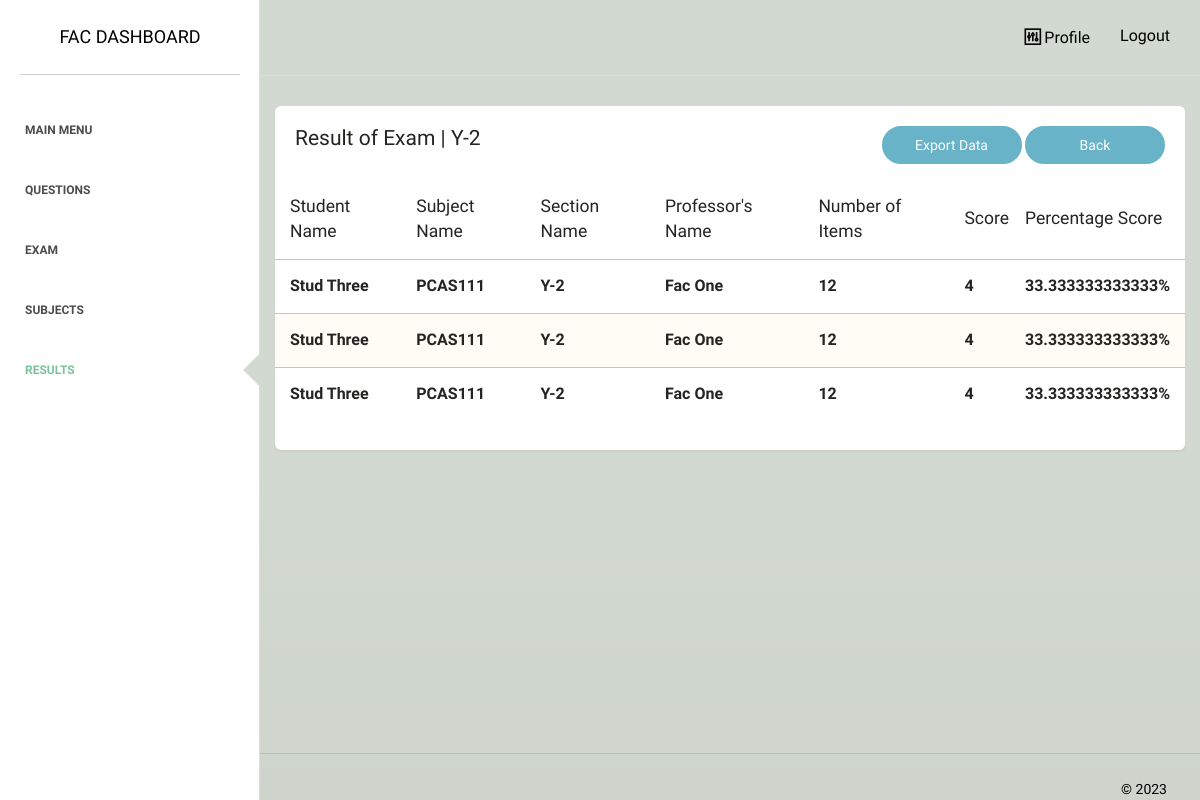
/faculty/generate/view_result_per_section.php?id=14&rnd_id=ZN0DL704 (signed in), run on the app's committed database.
### tables this page shows
CREATE TABLE `section` (
  `section_id` int(255) NOT NULL,
  `section_name` varchar(255) NOT NULL,
  `subject_id` varchar(255) NOT NULL,
  `prof_name` varchar(255) NOT NULL,
  `prof_id` varchar(255) NOT NULL
);

CREATE TABLE `accounts` (
  `id` int(255) NOT NULL,
  `username` varchar(255) NOT NULL,
  `password` varchar(255) NOT NULL,
  `role` varchar(255) NOT NULL,
  `email` varchar(255) NOT NULL,
  `first_name` varchar(255) NOT NULL,
  `last_name` varchar(255) NOT NULL,
  `student_id` varchar(255) DEFAULT NULL,
  `status` varchar(50) NOT NULL,
  `list_of_subject` varchar(2000) DEFAULT NULL,
  `yearlevel` varchar(10) DEFAULT NULL
);

CREATE TABLE `exam_take` (
  `examtake_id` int(11) NOT NULL,
  `exam_id` int(255) NOT NULL,
  `student_name` varchar(32) NOT NULL,
  `student_id` varchar(255) NOT NULL,
  `subject` varchar(32) NOT NULL,
  `subject_id` varchar(255) NOT NULL,
  `section_name` varchar(255) NOT NULL,
  `section_id` varchar(255) NOT NULL,
  `grading_per` varchar(32) NOT NULL,
  `score` int(32) DEFAULT NULL,
  `out_of` int(255) NOT NULL,
  `yearl` varchar(32) DEFAULT NULL,
  `session_id` varchar(255) DEFAULT NULL
);

### faculty/generate/view_result_per_section.php (the view, shortened to what this page needs)
<?php
require_once "../../dbconnect.php";
$sec = $_GET['id'] ?? '';
$rnd_id = $_GET['rnd_id'] ?? '';
$statement = $pdo->prepare('SELECT * FROM section where section_id = :section_id');
$statement->bindValue(':section_id', $sec);
$statement->execute();
$section = $statement->fetchAll(PDO::FETCH_ASSOC);
$statement = $pdo->prepare('SELECT s.*, (select e.prof_name from section e where e.section_id = s.section_id) as prof_name FROM exam_take s where section_id = :section_id');
$statement->bindValue(':section_id', $sec);
$statement->execute();
$procdata1 = $statement->fetchAll(PDO::FETCH_ASSOC);
$statement = $pdo->prepare('SELECT * FROM enrolled_student WHERE subject_id  = :subject_id and section_id = :section_id');
$statement->bindValue(':section_id', $sec);
$statement->bindValue(':subject_id', $rnd_id);
$statement->execute();
$procdata2 = $statement->fetchAll(PDO::FETCH_ASSOC);
$procdata = [];
foreach ($procdata2 as $i => $products) {
    $statement = $pdo->prepare('SELECT * FROM accounts WHERE student_id = :student_id');
    $statement->bindValue(':student_id', $products["student_id"]);
    $statement->execute();
    $procdatas = $statement->fetchAll(PDO::FETCH_ASSOC);
    $procdata[] = $procdatas[0];
}
?>
<!doctype html>
<html lang="en">
<head>
    <link href="../../assets/css/main.css" rel="stylesheet" />
    <link href="../../assets/css/animate.css" rel="stylesheet"/>
    <link href="../../assets/css/paper-dashboard.css" rel="stylesheet"/>
    <link href="../../assets/css/demo.css" rel="stylesheet" />
    <link href="http://maxcdn.bootstrapcdn.com/font-awesome/latest/css/font-awesome.min.css" rel="stylesheet">
    <link href="../../assets/css/themify-icons.css" rel="stylesheet">
</head>
<body>
<div class="wrapper">
    <div class="sidebar" data-background-color="white" data-active-color="success">
    	<div class="sidebar-wrapper">
            <div class="logo">
                <a href="" class="simple-text">
                    <?php echo ucfirst($_SESSION["first_name"]); ?> Dashboard
                </a>
            </div>
            <ul class="nav">
                <li>
                    <a href="../">
                        <p>Main Menu</p>
                    </a>
                </li>
                <li>
                    <a href="../questions/">
                        <p>Questions</p>
                    </a>
                </li>
                <li>
                    <a href="../exams/">
                        <p>Exam</p>
                    </a>
                </li>
                <li >
                    <a href="../subjects/">
                        <p>Subjects</p>
                    </a>
                </li>
                <li class="active">
                    <a href="">
                        <p>Results</p>
                    </a>
                </li>
            </ul>
    	</div>
    </div>
    <div class="main-panel">
        <nav class="navbar navbar-default">
            <div class="container-fluid">
                <div class="collapse navbar-collapse">
                    <ul class="nav navbar-nav navbar-right">
                        <li>
                            <a href="profile.php">
                                <i class="ti-panel"></i>
								<p>Profile</p>
                            </a>
                        </li>
						<li>
                            <a href="../../logout.php">
								<p>Logout</p>
                            </a>
                        </li>
                    </ul>
                </div>
            </div>
        </nav>
        <div class="content">
            <div class="container-fluid">
                <div class="row">
                    <div class="">
                        <div class="card ">
                            <div class="header">
                                <div class="header-arrangement">
                                    <div class="right">
                                        <h4 class="title">Result of Exam | <?php echo $section[0]['section_name']; ?></h4>
                                    </div>
                                    <div class="left">
                                        <?php if ($procdata1): ?>
                                        <a href="download.php?id=<?php echo $sec; ?>&rnd_id=<?php echo $rnd_id; ?>" class="btn btn-info btn-fill btn-wd">Export Data</a>
                                        <?php endif; ?>
                                        <a href="list.php" class="btn btn-info btn-fill btn-wd">Back</a>
                                    </div>
                                </div>
                            </div>
                            <div class="content table-responsive table-full-width">
                                <table class="table table-striped">
                                    <thead>
                                    	<th>Student Name</th>
                                    	<th>Subject Name</th>
                                    	<th>Section Name</th>
                                    	<th>Professor's Name</th>
                                    	<th>Number of Items</th>
                                    	<th>Score</th>
                                    	<th>Percentage Score</th>
                                    </thead>
                                    <tbody>
                                        <?php foreach ($procdata as $i => $item): ?>
                                        <tr>
                                        	<td style="font-size:medium;"><b><?php echo ucfirst($procdatas[0]['first_name']) . " " . ucfirst($procdatas[0]['last_name']) ?></b></td>
                                            <?php
                                             $statement = $pdo->prepare('SELECT s.*, (select e.prof_name from section e where e.section_id = s.section_id) as prof_name FROM exam_take s where section_id = :section_id');
                                             $statement->bindValue(':section_id', $sec);
                                             $statement->execute();
                                             $procdata1 = $statement->fetchAll(PDO::FETCH_ASSOC);
                                            ?>
                                            <?php if ($procdata1): ?>
                                        	<td style="font-size:medium;"><b><?php echo $procdata1[0]['subject']; ?></b></td>
                                        	<td style="font-size:medium;"><b><?php echo $procdata1[0]['section_name']; ?></b></td>
                                        	<td style="font-size:medium;"><b><?php echo ucfirst($procdata1[0]['prof_name']); ?></b></td>
                                        	<td style="font-size:medium;"><b><?php echo $procdata1[0]['out_of']; ?></b></td>
                                        	<td style="font-size:medium;"><b><?php echo $procdata1[0]['score']; ?></b></td>
                                        	<td style="font-size:medium;"><b><?php echo $procdata1[0]['score']/$procdata1[0]['out_of']*100; ?>%</b></td>
                                            <?php endif; ?>
                                        </tr>
                                        <?php endforeach;?>
                                    </tbody>
                                </table>
                            </div>
                        </div>
                    </div>
                </div>
            </div>
        </div>
        <footer class="footer">
            <div class="container-fluid">
                <div class="copyright pull-right">
                    &copy; <script>document.write(new Date().getFullYear())</script>
                </div>
            </div>
        </footer>
    </div>
</div>
</body>
</html>

### assets/css/demo.css (style rules this page uses)
.header-arrangement { display: flex; }
.header-arrangement .right { flex: 1; }

### data on the page
section: section_name "Y-2"
accounts: exam_take.subject "PCAS111", exam_take.section_name "Y-2", prof_name "Fac One", exam_take.out_of "12", exam_take.score "4", exam_take.score+out_of "33.333333333333"
accounts: first_name "Stud", last_name "Three", exam_take.subject "PCAS111", exam_take.section_name "Y-2", prof_name "Fac One", exam_take.out_of "12", exam_take.score "4", exam_take.score+out_of "33.333333333333"
accounts: exam_take.subject "PCAS111", exam_take.section_name "Y-2", prof_name "Fac One", exam_take.out_of "12", exam_take.score "4", exam_take.score+out_of "33.333333333333"

### other printed values
$_SESSION["first_name"] "FAC"
